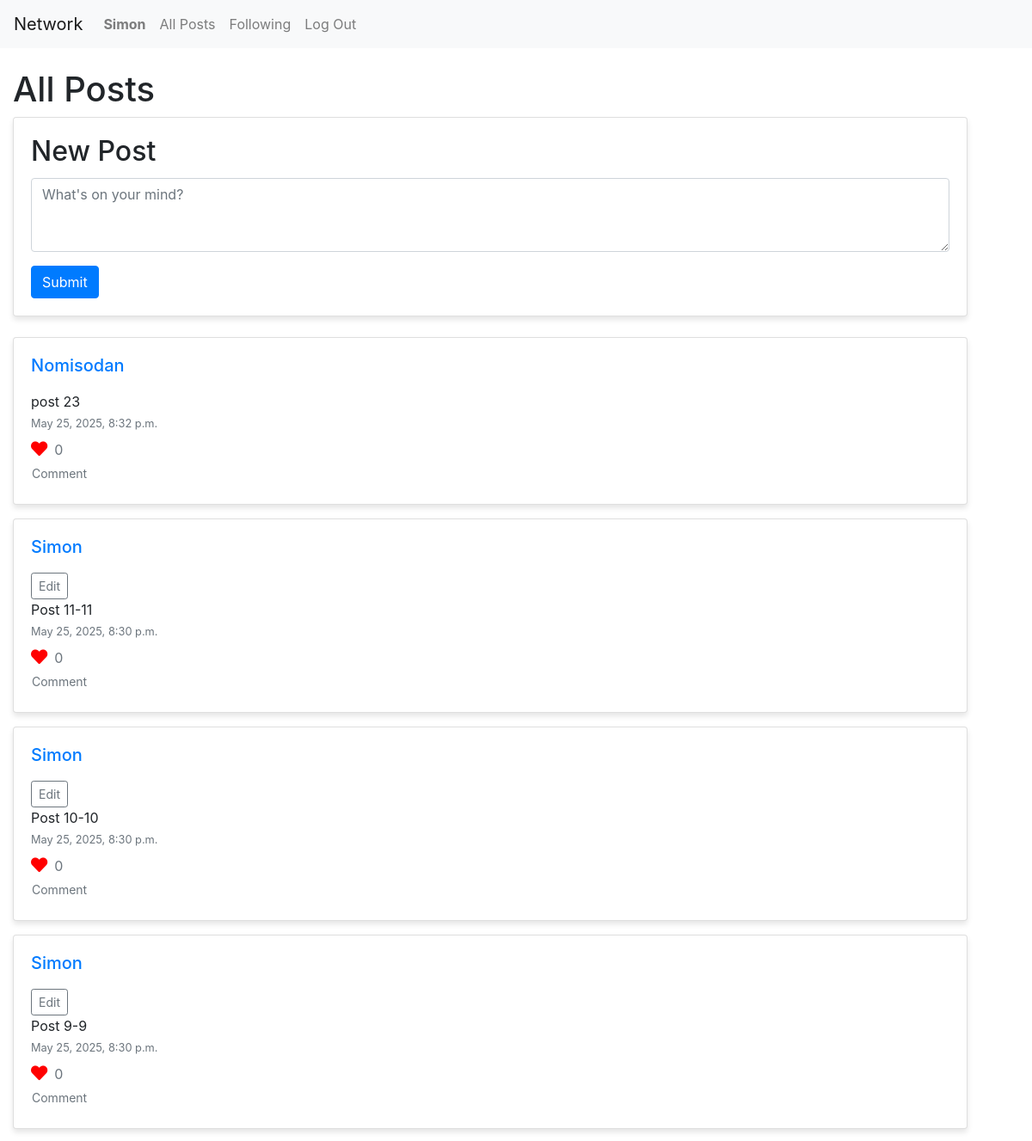
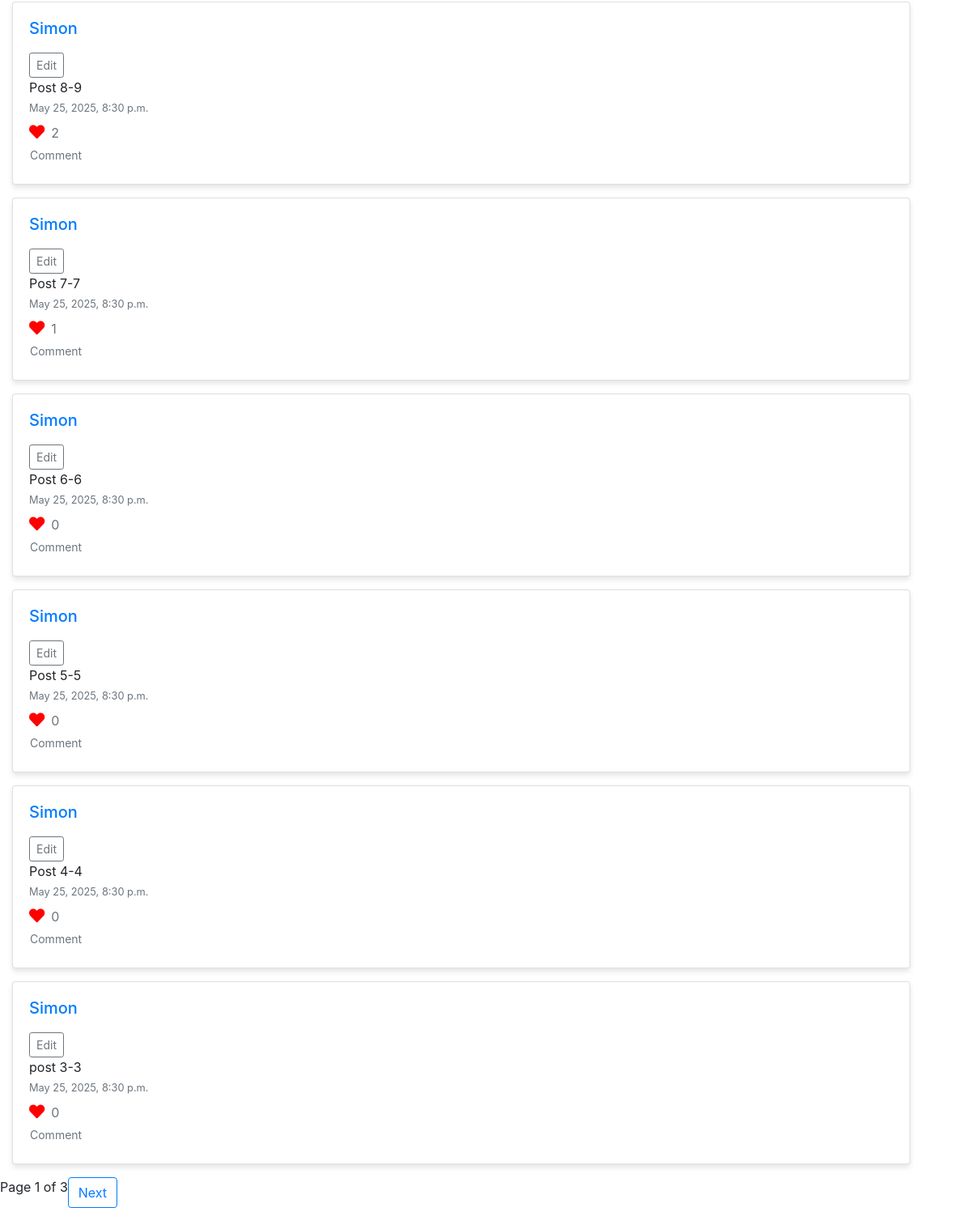
/ (signed in), run on the app's committed database (2 pictures, top to bottom).
### network/models.py (models this page shows, shortened)
class User(AbstractUser):
    followers = models.ManyToManyField("self", symmetrical=False, related_name="following", blank=True)
    pass

class Post(models.Model):
    user = models.ForeignKey(User, on_delete=models.CASCADE, related_name="posts")
    content = models.TextField()
    timestamp = models.DateTimeField(auto_now_add=True)
    likes = models.ManyToManyField(User, related_name="liked_posts", blank=True)

### network/views.py (the view)
# urls.py: path("", views.index, name="index"),
@login_required
def index(request):
    posts = Post.objects.all().order_by('-timestamp')
    paginator = Paginator(posts, 10)
    page_number = request.GET.get('page')
    page_obj = paginator.get_page(page_number)
    return render(request, "network/index.html", {'page_obj': page_obj})

### network/templates/network/index.html (shortened to what this page needs)
{% extends "network/layout.html" %}
{% block body %}
<div class="container mt-4">
    <h1>All Posts</h1>
    <div class="card mb-4">
        <div class="card-body">
            <h2 class="card-title">New Post</h2>
            <form method="post" action="{% url 'create_post' %}">
                <textarea name="content" rows="3" class="form-control mb-3" placeholder="What's on your mind?"></textarea>
                <button type="submit" id="sub-button" class="btn btn-primary">Submit</button>
            </form>
        </div>
    </div>
    <div>
        {% for post in page_obj %}
            <div class="card mb-3">
                <div class="card-body">
                    <h5><a href="{% url 'profile' post.user.username %}" class="text-decoration-none">{{ post.user.username }}</a></h5>
                    <div style="height: 10px;"></div>
                    {% if post.user == request.user %}
                    <button class="btn btn-sm btn-outline-secondary edit-button" data-post-id="{{ post.id }}">Edit</button>
                    {% endif %}
                    <p class="card-text" id="post-content-{{ post.id }}">{{ post.content }}</p>
                    <p class="card-text"><small class="text-muted">{{ post.timestamp }}</small></p>
                    <div class="mt-2">
                        <div class="d-flex align-items-center">
                            <button class="heart-button mr-2" data-post-id="{{ post.id }}">
                                <i class="fas fa-heart"></i>
                            </button>
                            <span class="text-muted" id="likes-count-{{ post.id }}">{{ post.likes.count }}</span>
                        </div>
                        <div>
                            <button class="mod btn btn-sm text-muted" >Comment</button>
                        </div>
                    </div>
                </div>
            </div>
        {% empty %}
            <p>No posts yet. Be the first to post!</p>
        {% endfor %}
    </div>
</div>
<div class="pagination">
    <span>Page {{ page_obj.number }} of {{ page_obj.paginator.num_pages }}</span>
    {% if page_obj.has_next %}
        <a class="btn btn-outline-primary" href="?page={{ page_obj.next_page_number }}">Next</a>
    {% endif %}
</div>
{% endblock %}

### network/templates/network/layout.html (shortened to what this page needs)
{% load static %}
<!DOCTYPE html>
<html lang="en">
    <head>
        <link rel="stylesheet" href="https://stackpath.bootstrapcdn.com/bootstrap/4.4.1/css/bootstrap.min.css">
        <link href="{% static 'network/styles.css' %}" rel="stylesheet">
        <link rel="stylesheet" href="https://stackpath.bootstrapcdn.com/bootstrap/4.4.1/css/bootstrap.min.css">
        <link href="https://cdnjs.cloudflare.com/ajax/libs/font-awesome/5.15.4/css/all.min.css" rel="stylesheet">
    </head>
    <body>
        <nav class="navbar navbar-expand-lg navbar-light bg-light">
            <a class="navbar-brand" href="#">Network</a>
            <div class="collapse navbar-collapse" id="navbarNav">
                <ul class="navbar-nav ">
                    {% if user.is_authenticated %}
                        <li class="nav-item">
                            <a class="nav-link" href="{% url 'profile' user.username %}"><strong>{{ user.username }}</strong></a>
                        </li>
                    {% endif %}
                    <li class="nav-item">
                        <a class="nav-link" href="{% url 'index' %}">All Posts</a>
                    </li>
                    {% if user.is_authenticated %}
                        <li class="nav-item">
                            <a class="nav-link" href="{% url 'following' %}">Following</a>
                        </li>
                        <li class="nav-item">
                            <a class="nav-link" href="{% url 'logout' %}">Log Out</a>
                        </li>
                    {% endif %}
                </ul>
            </div>
        </nav>
            {% block body %}
            {% endblock %}
    </body>
</html>

### network/static/network/styles.css (style rules this page uses)
.card { border-radius: 10px; box-shadow: 0 4px 6px rgba(0, 0, 0, 0.1); text-align: left; }
.container, .card, h1, h2, p, form { margin-left: 0 !important; margin-right: auto !important; }
.card-text { margin-bottom: 0; }
.heart-button { border: none; background: none; padding: 0; cursor: pointer; }
.heart-button i { color: red; font-size: 1.2rem; }
.card-body .mod { margin-left: 0; padding-left: 0; display: inline-block; }

### data on the page
User: username "Simon"
Post: user.username "Nomisodan", content "post 23", timestamp "May 25, 2025, 8:32 p.m.", likes.count "0"
Post: user.username "Simon", content "Post 11-11", timestamp "May 25, 2025, 8:30 p.m.", likes.count "0"
Post: user.username "Simon", content "Post 10-10", timestamp "May 25, 2025, 8:30 p.m.", likes.count "0"
Post: user.username "Simon", content "Post 9-9", timestamp "May 25, 2025, 8:30 p.m.", likes.count "0"
Post: user.username "Simon", content "Post 8-9", timestamp "May 25, 2025, 8:30 p.m.", likes.count "2"
Post: user.username "Simon", content "Post 7-7", timestamp "May 25, 2025, 8:30 p.m.", likes.count "1"
Post: user.username "Simon", content "Post 6-6", timestamp "May 25, 2025, 8:30 p.m.", likes.count "0"
Post: user.username "Simon", content "Post 5-5", timestamp "May 25, 2025, 8:30 p.m.", likes.count "0"
Post: user.username "Simon", content "Post 4-4", timestamp "May 25, 2025, 8:30 p.m.", likes.count "0"
Post: user.username "Simon", content "post 3-3", timestamp "May 25, 2025, 8:30 p.m.", likes.count "0"

### other printed values
{{ page_obj.number }} "1"
{{ page_obj.paginator.num_pages }} "3"
